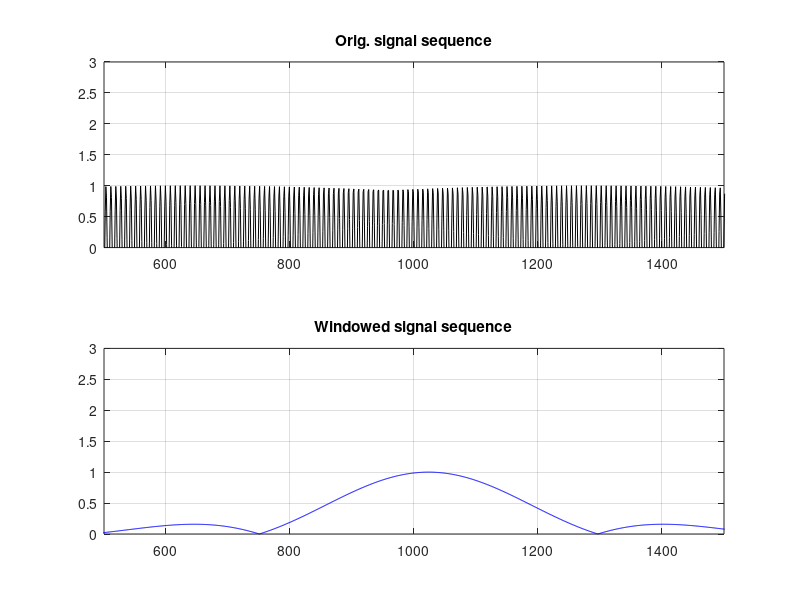
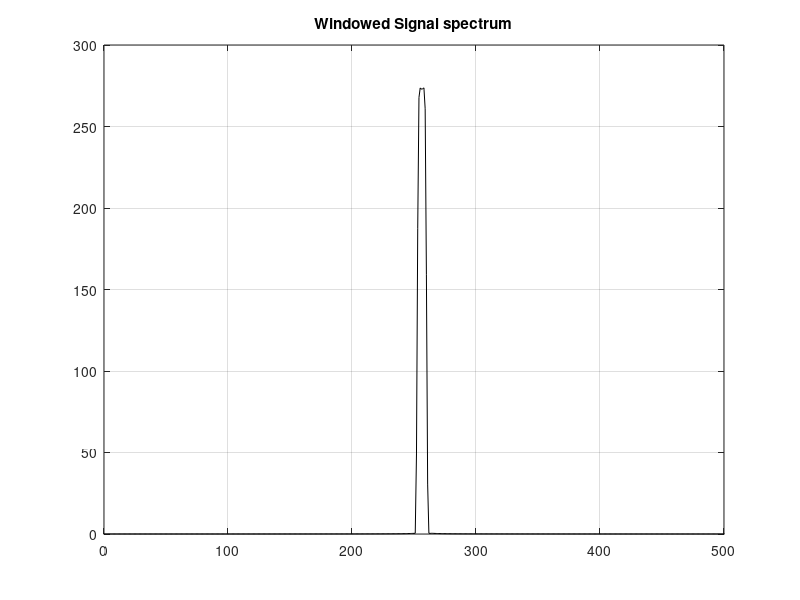

Here is the MATLAB script that generated these plots, in order: (Note: this script raises an error after producing the figures.)
%%
% 验证长序列FFT多相结构的连续输出
clear;clc;
L = 20000; % original signal length.
M = 256; % polyphase-FFT-length
R = 8; % Taps in each polyphase branch. 
N = M*R; % Polyphase Signal sequence block size
n = 0:L-1;   % sampling index (time)
k = -N/2:N/2-1; % FFT-bin index (normalized frequency) 
srate = 1e3; % sampling rate.
f1 = 100; % signal frequency.
f2 = 200;
% kv1 = 16; % signal frequency bin in M-pnt FFT.
% kv2 = 32; % signal frequency bin in M-pnt FFT.
kv = 32; % signal frequency integer-part for M-pnt FFT.
dkv = 0.05; % signal frequency fraction-part for M-pnt FFT.
kvf = kv + dkv;
% complex sinsoid signal (input)
% x = exp(1i*2*pi*f1/srate.*n)+1.5*exp(1i*2*pi*f2/srate.*n); 
% pha1 = pi/16;
% pha2 = 3*pi/16;
% x = exp(1i*2*pi*kv1/M.*n + 1i*pha1)+1.5*exp(1i*2*pi*kv2/M.*n + 1i*pha2); 
pha = 0;
x = exp(1i*2*pi*kvf/M.*n + 1i*pha); 
% win = (rectwin(N))'; 
ham_win = (hamming(N))'; % hamming window function
sinc_win = fir1(N-1,1/M,rectwin(N)); % sinc window function
sinc_win_norm = sinc_win./max(sinc_win); % nomralized sinc window function
sys_win = sinc_win_norm.*ham_win; % composed system window function

x_win = sys_win.*x(1:N);
X_win = fft(x_win);
X_win_mag = abs(X_win);

% plot time squence data.
figure(1),clf
subplot(2,1,1)
plot(0:N-1,real(x(1:N)),'k-');
ylim([0 3])
xlim([500 1500])
grid on
title('Orig. signal sequence')

subplot(2,1,2)
plot(0:N-1,abs(x_win),'b-');
grid on
title('Windowed signal sequence')
ylim([0 3])
xlim([500 1500])

figure(2),clf
plot(k,fftshift(X_win_mag),'k-');
grid on
title('Windowed Signal spectrum')
xlim([0 500])

%%
os_ratio = 2; % the oversampled ratio. os_ratio>1 means that outputs from PFFT's bins refresh faster.
slide_len = N/os_ratio; % when being loaded,the start position in orig.sequence increase by slide_len

load_times = floor((L-N)/slide_len)+1; % deducted from geometric relation
disp(['load_times: ' num2str(load_times)])

Yp_frames = zeros(M,load_times);
for cnt = 1:load_times
    % for every sliding, compute the current head and tail of the
    % ready-to-pfft sequence.
    head_ptr = 1+(cnt-1)*slide_len;
    tail_ptr = 1+(cnt-1)*slide_len + N-1;
    
    x_reg = x(head_ptr:tail_ptr); % load the ready-to-pfft sequence in register.
    Yp_frames(:,cnt) = pfft(x_reg,sys_win,M,R);
end


Yp_mag_frames = abs(Yp_frames);
% Yp_kv1_frames = Yp_frames(kv1+1,:);
% Yp_kv2_frames = Yp_frames(kv2+1,:);
% angles_kv1 = angle(Yp_kv1_frames);
% angles_kv2 = angle(Yp_kv2_frames);

Yp_kv_frames = Yp_frames(kv+1,:);

m = 0:load_times-1;
phasor_lags = pi*m*dkv*R;
angles_kv = unwrap(angle(Yp_kv_frames));

% Yp_kv_frames_rev = Yp_kv_frames.*(-1).^(-m*kv).*exp(-1i*pi*m*dkv);
angles_kv_rev = angles_kv-phasor_lags;

figure(3),clf
hold on
plot(m,angles_kv,'ko-','linew',1,'markerfacecolor','b')
plot(m,angles_kv_rev,'ro-','linew',1,'markerfacecolor','r')
% plot(m,phasor_lags,'b-','linew',1)
%%
% plot all PFFT frames.1) at kv1-bin and kv2-bin; 2) from all fft-bins
figure(2),clf
subplot(121)
hold on
plot(Yp_mag_frames(kv1+1,:),'k-','linew',2)
plot(Yp_mag_frames(kv2+1,:),'b-','linew',2)
% plot(Yp_mag_frames(120,:),'m-','linew',2)
legend({[num2str(kv1) '-th bin'] [num2str(kv2) '-th bin']},'location','southeast')
yrange = get(gca,'ylim');
set(gca,'ylim',[0 yrange(2)])
subplot(122)
imagesc(Yp_mag_frames)
axis xy
colormap('jet')
colorbar
%%
% Compute spectral response from a given pfft-bin
kv = 16;
ks = kv-3:0.01:kv+3; % frequencies to be computed.
% tN = (0:N-1); % original N-pnt length sample indices
tL = (0:L-1); % original L-pnt length sample indices
% tM = (0:M-1); % M-pnt length sample indices.

% Rp_frex: polyphase-FFT freq.response from the N-pnt sequence.  
Rp_frex = zeros(length(ks),load_times);
for kk = 1:length(ks)

    xk = exp(1i*2*pi*ks(kk)./M.*tL); % generate a signal with new freq.
    
    % compute the pfft frames.
    for cnt = 1:load_times
        % for every sliding, compute the current head and tail of the
        % ready-to-pfft sequence.
        head_ptr = 1+(cnt-1)*slide_len;
        tail_ptr = 1+(cnt-1)*slide_len + N-1;

        xk_reg = xk(head_ptr:tail_ptr); % load the ready-to-pfft sequence in register.
        Yp_frames(:,cnt) = pfft(xk_reg,sys_win,M,R);
    end    
    
    Rp_frex(kk,:)=abs(Yp_frames(kv+1,:)); % pick up the kv-th bin. 

end
disp('ends here')
%%
figure(3),clf
hold on
for ip = 1:load_times
    plot(ks, mag2db(Rp_frex(:,ip)/max(Rp_frex(:,ip)))+(ip-1),'LineWidth',1)
end


%%
ham_win_pmat = reshape(ham_win,[M R]);% hamming window polyphase matrix
sys_win_pmat = reshape(sys_win,[M R]);% system window polyphase matrix
x_pmat = reshape(x,[M R]); % signal polyphase matrix
z = sum(ham_win_pmat.*(x_pmat),2);
Yp0 = fft(z); % use matrix-method to compute polyphase FFT.
Yp= pfft(x,ham_win,M,R); % use pfft() to compute polyphase FFT.
X_ds = downsample(X_win,R);% resample the orignal long FFT.

kd = (0:M-1);


figure(2),clf
plot(kd,abs(Yp0),'ko')
hold on
plot(kd,abs(Yp),'r*')
hold on
plot(kd,abs(X_ds),'b^')
grid on
%%
% PFB的频率响应：在某个bin内生成多个复正弦信号，以扫频方式画出每个正弦信号的频率响应。
kv = 16; % The selected FFT(M-pnts) bin
ks = kv-3:0.01:kv+3; % frequencies to be computed.
tN = (0:N-1); % original N-pnt length sample indices
tM = (0:M-1); % M-pnt length sample indices.

% Rp_frex: polyphase-FFT freq.response from the N-pnt sequence.  
% Rp_frex_win: windowed polyphase-FFT freq.response from the N-pnt sequence.
% R_frex: FFT freq.response from the M-pnt sequence.
% R_frex_win: windowed FFT freq.response from the M-pnt sequence.
[Rp_frex,Rp_frex_win,R_rex,R_frex_win] = deal(zeros(length(ks),1));
ham_win_Mpts = (hamming(M))';
for kk = 1:length(ks)
    xk = exp(1i*2*pi*ks(kk)/M*tN);   
    Yk = pfft(xk,ham_win,M,R); % use pfft()to compute M-channel from N-pts sequence.
    Yk1 = pfft(xk,sys_win,M,R);
    Rp_frex(kk)=abs(Yk(kv+1)); % pick up the kv-th bin. 
    Rp_frex_win(kk)=abs(Yk1(kv+1));
    x_sh = exp(1i*2*pi*ks(kk)/M*(0:M-1));
    x_win_sh = exp(1i*2*pi*ks(kk)/M*(0:M-1)).*ham_win_Mpts;
    Y_sh = fft(x_sh);% use fft()to compute M-channel from M-pts sequence.
    Y_win_sh = fft(x_win_sh);
    R_rex(kk) = abs(Y_sh(kv+1));% pick up the kv-th bin.
    R_frex_win(kk) = abs(Y_win_sh(kv+1));
end
disp('ends here')


%%
% 画出256点加窗FFT和2048点PFFT加窗
figure(3),clf
hold on
plot(ks, mag2db(R_rex/max(R_rex)),'k-','LineWidth',1)
plot(ks, mag2db(R_frex_win/max(R_frex_win)),'b-','LineWidth',1)
plot(ks, mag2db(Rp_frex/max(Rp_frex)),'m-','LineWidth',1)
plot(ks, mag2db(Rp_frex_win/max(Rp_frex_win)),'r-','LineWidth',1)
ylim([-80 1])
grid on
grid on
xlabel('FFT bins')
ylabel('dB')
% legend('256-pts FFT','256-pts FFT(hamming window)','2048-pts PFFT(hamming window)','2048-pts PFFT(hamming & sinc window)')

%%
sinc_win = fir1(N-1,1/M,rectwin(N));
figure(8)
plot(n,sinc_win,'b-')
% xk = exp(1i*2*pi*kv/M*t);
% Yk = polyphase_fft(xk,win,M,R);
% figure(5)
% plot(0:M-1,abs(Yk))
% xlim([0 50])
